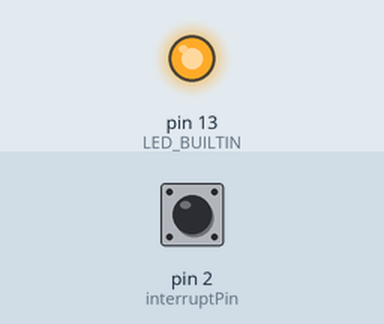
Bench run of a sketch on a simulated Arduino Uno, built with avr-gcc and run on an emulated ATmega328P. Shown: output pins drawn as LEDs (lit = HIGH). The inputs (shaded band) are chosen by the test bench; at power-on: pin 2 (interruptPin) HIGH.

Above: at 1.2 s.
1.3 s: pin 2 (interruptPin) pulled LOW for 0.15 s
At 3.0 s:
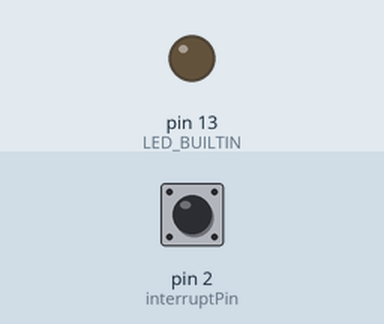
3.5 s: pin 2 (interruptPin) pulled LOW for 1 s
At 4.5 s:
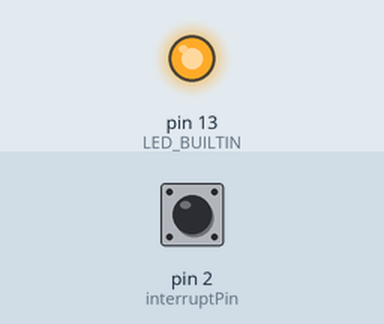
6.0 s: pin 2 (interruptPin) pulled LOW for 3.2 s
At 7.2 s:
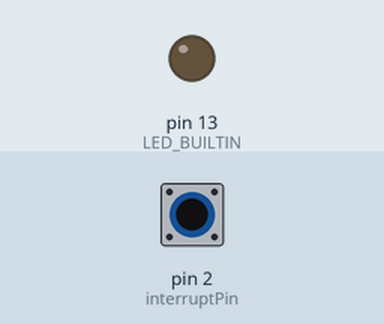
Timing chart, 0 to 9.0 s (numbered marks = the images above; inputs shaded):
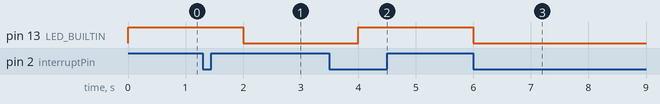

Measured:
- after the input at 1.3 s, pin 13 (LED_BUILTIN): HIGH → LOW after 0.70 s
- after the input at 3.5 s, pin 13 (LED_BUILTIN): LOW → HIGH after 0.50 s
- after the input at 6.0 s, pin 13 (LED_BUILTIN): HIGH → LOW at once

The sketch:

interrupt_example.ino
```cpp
const byte interruptPin = 2;
volatile byte state = HIGH;

void setup() {
  pinMode(LED_BUILTIN, OUTPUT);
  pinMode(interruptPin, INPUT_PULLUP);
  attachInterrupt(digitalPinToInterrupt(interruptPin), blink, FALLING);
}

void loop() {
  digitalWrite(LED_BUILTIN, state);
  delay(1000);
}

void blink() {
  state = !state;
}
```
